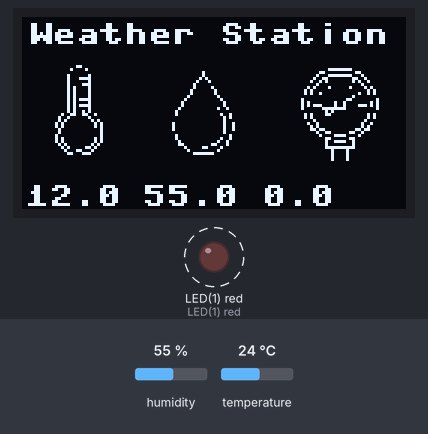
Simulated run of this program. Board: pyboard running MicroPython. Parts: 128×64 one-colour display, output pins drawn as LEDs (lit = HIGH). Dashed ring = blinking. The test bench sets the inputs (shaded band); at power-on: humidity 55 %, temperature 24 °C. Library files of the repository ran but are not shown: AHT15.py; pins used as bus, display or sensor lines are not drawn; what the program prints to the serial console is not drawn.

Above: at 2.2 s.
2.3 s: humidity set to 22 %
At 3.8 s:
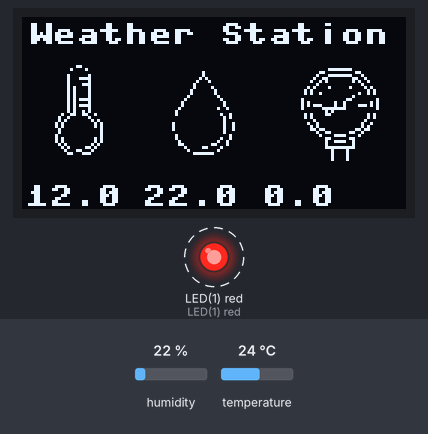
5.6 s: temperature set to 12 °C
At 8.0 s:
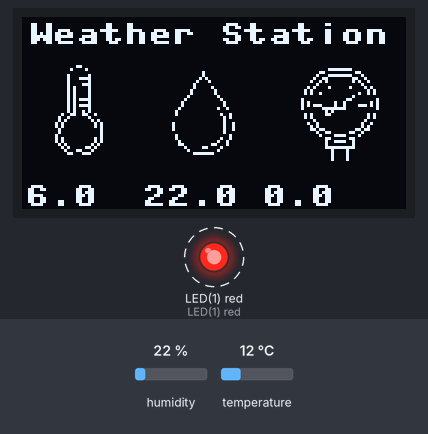
8.8 s: humidity set to 40 %
At 10.1 s:
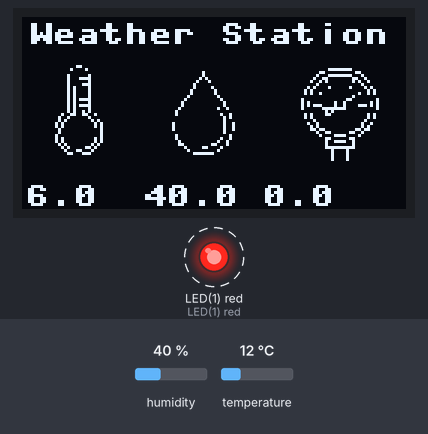
11.9 s: temperature set to 19 °C
At 14.3 s:
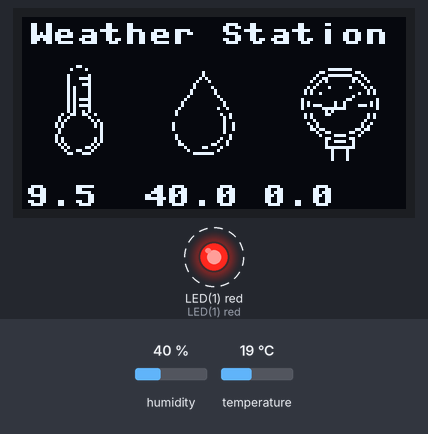
Timing chart, 0 to 16.0 s (numbered marks = the images above; inputs shaded):
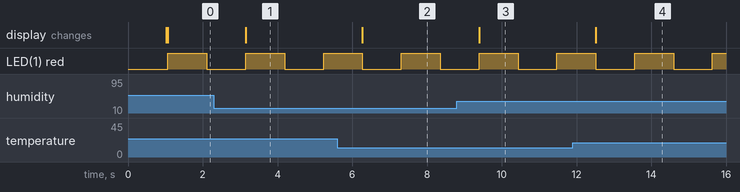

Measured:
- after the input at 2.3 s, the display: changes after 0.85 s (image 1)
- after the input at 5.6 s, the display: changes after 0.67 s (image 2)
- after the input at 8.8 s, the display: changes after 0.59 s (image 3)
- after the input at 11.9 s, the display: changes after 0.62 s (image 4)
- by itself, LED(1) red: alternates HIGH for 1.0 s and LOW for 1.0 s

The program:

main.py
```python
from pyb import LED, Pin, SPI
from machine import I2C
from SSD1306_I2C import OLED1306
from AHT15 import AHT15
from SPL06_007_SPI import SPL06
from utime import sleep_ms
import framebuf


background = framebuf.FrameBuffer(bytearray(
    b'\x00\x00\x00\x00\x00\x00\x00\x00\x00\x00\x00\x00\x00\x00\x00\xf0\x04\x00\x02\x22\xa0\xa4\xf0\x00\x00\x00\x00\x00\x00\x00\x00\x00'
    b'\x00\x00\x00\x00\x00\x00\x00\x00\x00\x00\x00\x00\x00\x00\x00\x00\x00\x00\x00\x00\x00\x00\x00\x00\x00\x80\x40\x20\x18\x20\x40\x00'
    b'\x00\x00\x00\x00\x00\x00\x00\x00\x00\x00\x00\x00\x00\x00\x00\x00\x00\x00\x00\x00\x00\x00\x00\x00\x00\x00\x00\x00\x00\x00\x00\x00'
    b'\x40\x20\x90\x48\x28\x60\x14\x14\x14\x14\x14\x14\x14\x14\x60\x28\x48\x90\x20\x40\x00\x00\x00\x00\x00\x00\x00\x00\x00\x00\x00\x00'
    b'\x00\x00\x00\x00\x00\x00\x00\x00\x00\x00\x00\x00\x00\x00\x00\xff\x00\xff\x00\x50\x50\x50\xff\x00\x00\x00\x00\x00\x00\x00\x00\x00'
    b'\x00\x00\x00\x00\x00\x00\x00\x00\x00\x00\x00\x00\x00\x00\x00\x00\x00\x00\x00\x00\x80\x60\x10\x08\x06\x01\x00\x00\x00\x00\x00\x01'
    b'\x06\x88\x10\x60\x80\x00\x00\x00\x00\x00\x00\x00\x00\x00\x00\x00\x00\x00\x00\x00\x00\x00\x00\x00\x00\x00\x00\x00\x00\xf0\x06\x61'
    b'\x06\x41\x40\x44\x80\x80\x81\x80\xe0\x80\x80\xe0\x10\x11\x08\x00\x44\x40\x41\x06\x61\x06\xf0\x00\x00\x00\x00\x00\x00\x00\x00\x00'
    b'\x00\x00\x00\x00\x00\x00\x00\x00\x00\x00\x00\x30\xcc\x32\x08\x05\x02\x03\x00\x00\x03\x02\x05\x08\x32\x08\xf0\x00\x00\x00\x00\x00'
    b'\x00\x00\x00\x00\x00\x00\x00\x00\x00\x00\x00\x00\x00\x00\x00\x00\x00\x00\x70\x03\x00\x00\x00\x00\x00\x00\x00\x00\x00\x00\x00\x00'
    b'\x00\x00\x02\xfc\x00\x06\x70\x00\x00\x00\x00\x00\x00\x00\x00\x00\x00\x00\x00\x00\x00\x00\x00\x00\x00\x00\x00\x00\x00\x00\x06\x10'
    b'\x66\x48\xb0\x40\x40\x83\x82\x01\x00\x00\x00\x00\x00\x80\x80\x40\x40\xb0\x48\x66\x10\x06\x00\x00\x00\x00\x00\x00\x00\x00\x00\x00'
    b'\x00\x00\x00\x00\x00\x00\x00\x00\x00\x00\x00\x07\x08\x16\x28\x50\x40\x00\x20\x20\x40\x50\x50\x28\x16\x08\x07\x00\x00\x00\x00\x00'
    b'\x00\x00\x00\x00\x00\x00\x00\x00\x00\x00\x00\x00\x00\x00\x00\x00\x00\x00\x00\x03\x0c\x08\x10\x20\x00\x40\x40\x40\x50\x50\x40\x48'
    b'\x08\x24\x12\x00\x0c\x03\x00\x00\x00\x00\x00\x00\x00\x00\x00\x00\x00\x00\x00\x00\x00\x00\x00\x00\x00\x00\x00\x00\x00\x00\x00\x00'
    b'\x00\x00\x00\x01\x00\x1e\x12\xf0\x15\x15\x15\x15\xf0\x12\x1e\x00\x01\x00\x00\x00\x00\x00\x00\x00\x00\x00\x00\x00\x00\x00\x00\x00'
    b'\x00\x00\x00\x00\x00\x00\x00\x00\x00\x00\x00\x00\x00\x00\x00\x00\x00\x00\x00\x00\x00\x00\x00\x00\x00\x00\x00\x00\x00\x00\x00\x00'
    b'\x00\x00\x00\x00\x00\x00\x00\x00\x00\x00\x00\x00\x00\x00\x00\x00\x00\x00\x00\x00\x00\x00\x00\x00\x00\x00\x00\x00\x00\x00\x00\x00'
    b'\x00\x00\x00\x00\x00\x00\x00\x00\x00\x00\x00\x00\x00\x00\x00\x00\x00\x00\x00\x00\x00\x00\x00\x00\x00\x00\x00\x00\x00\x00\x00\x00'
    b'\x00\x00\x00\x00\x00\x00\x00\x01\x00\x00\x00\x00\x01\x00\x00\x00\x00\x00\x00\x00\x00\x00\x00\x00\x00\x00\x00\x00\x00\x00\x00\x00'),
    128, 40, framebuf.MONO_VLSB)


led = LED(1)

cs_pin = Pin('PB0', Pin.OUT_PP)

TWI = I2C(scl = 'PB9', sda = 'PB8', freq = 400000)

spi = SPI(1, mode = SPI.MASTER, baudrate = 2000000, polarity = 1, phase = 1, bits = 8, firstbit = SPI.MSB)

baro = SPL06(spi, cs_pin)
rht = AHT15(TWI)

oled = OLED1306(TWI)
oled.fill(oled.BLACK)
oled.show()


while(True):
    AHT15_RH, AHT15_T, AHT15_status, AHT15_CRC = rht.read_sensor()
    SPL06_T = baro.get_tmp()
    SPL06_P = baro.get_prs()

    T_avg = ((AHT15_T + SPL06_T) / 2.0)

    oled.fill(oled.BLACK)
    oled.blit(background, 0, 15)
    oled.text("Weather Station", 2, 2)
    oled.text(str("%2.1f" %T_avg), 1, 56)
    oled.text(str("%2.1f" %AHT15_RH), 40, 56)
    oled.text(str("%2.1f" %SPL06_P), 80, 56)
    oled.show()

    print("T.A/'C: " + str("%2.2f" %AHT15_T))
    print("T.S/'C: " + str("%2.2f" %SPL06_T))
    print("R.H./%: " + str("%2.2f" %AHT15_RH))
    print("P/mBar: " + str("%2.2f" %SPL06_P))
    print(" ")

    led.toggle()
    sleep_ms(1000)
    
```

SSD1306_I2C.py
```python
from micropython import const
from utime import sleep_ms
import framebuf


disp_width                                   = const(128)
disp_height                                  = const(64)
disp_pages                                   = const((disp_height >> 3))

# Constants
SSD1306_I2C_address                          = const(0x3C)

SSD1306_SET_CONTRAST                         = const(0x81)
SSD1306_DISPLAY_ALL_ON_RESUME                = const(0xA4)
SSD1306_DISPLAY_ALL_ON                       = const(0xA5)
SSD1306_NORMAL_DISPLAY                       = const(0xA6)
SSD1306_INVERT_DISPLAY                       = const(0xA7)
SSD1306_DISPLAY_OFF                          = const(0xAE)
SSD1306_DISPLAY_ON                           = const(0xAF)
SSD1306_SET_DISPLAY_OFFSET                   = const(0xD3)
SSD1306_SET_COM_PINS                         = const(0xDA)
SSD1306_SET_VCOM_DETECT                      = const(0xDB)
SSD1306_SET_DISPLAY_CLOCK_DIV                = const(0xD5)
SSD1306_SET_PRECHARGE                        = const(0xD9)
SSD1306_SET_MULTIPLEX                        = const(0xA8)
SSD1306_SET_LOW_COLUMN                       = const(0x00)
SSD1306_SET_HIGH_COLUMN                      = const(0x10)
SSD1306_SET_START_LINE                       = const(0x40)
SSD1306_MEMORY_MODE                          = const(0x20)
SSD1306_COLUMN_ADDR                          = const(0x21)
SSD1306_PAGE_ADDR                            = const(0x22)
SSD1306_COM_SCAN_INC                         = const(0xC0)
SSD1306_COM_SCAN_DEC                         = const(0xC8)
SSD1306_SEG_REMAP                            = const(0xA0)
SSD1306_CHARGE_PUMP                          = const(0x8D)
SSD1306_EXTERNAL_VCC                         = const(0x01)
SSD1306_SWITCH_CAP_VCC                       = const(0x02)

# Scrolling constants
SSD1306_ACTIVATE_SCROLL                      = const(0x2F)
SSD1306_DEACTIVATE_SCROLL                    = const(0x2E)
SSD1306_SET_VERTICAL_SCROLL_AREA             = const(0xA3)
SSD1306_RIGHT_HORIZONTAL_SCROLL              = const(0x26)
SSD1306_LEFT_HORIZONTAL_SCROLL               = const(0x27)
SSD1306_VERTICAL_AND_RIGHT_HORIZONTAL_SCROLL = const(0x29)
SSD1306_VERTICAL_AND_LEFT_HORIZONTAL_SCROLL  = const(0x2A)


class OLED1306(framebuf.FrameBuffer):

    def __init__(self, _i2c, _i2c_addr = SSD1306_I2C_address):
        self.width = disp_width
        self.height = disp_height
        self._pages = disp_pages

        self.WHITE = 1
        self.BLACK = 0

        self.i2c = _i2c
        self.i2c_addr = _i2c_addr

        self.temp = bytearray(2)
        self.write_list = [b"\x40", None]

        self.buffer = bytearray(self._pages * self.width)
        super().__init__(self.buffer, self.width, self.height, framebuf.MONO_VLSB)
        self.init_display()


    def write_command(self, cmd):
        self.temp[0] = 0x80
        self.temp[1] = cmd
        self.i2c.writeto(self.i2c_addr, self.temp)


    def write_data(self, value):
        self.write_list[1] = value
        self.i2c.writevto(self.i2c_addr, self.write_list)


    def init_display(self):
        self.write_command(SSD1306_DISPLAY_OFF)
        self.write_command(SSD1306_SET_DISPLAY_CLOCK_DIV)
        self.write_command(0x80)

        self.write_command(SSD1306_SET_MULTIPLEX)
        self.write_command((self.height - 1))

        self.write_command(SSD1306_SET_DISPLAY_OFFSET)
        self.write_command(0x00)

        self.write_command((SSD1306_SET_START_LINE | 0x00))

        self.write_command(SSD1306_CHARGE_PUMP)
        self.write_command(0x14)  # 0x10  # 0x14

        self.write_command(SSD1306_MEMORY_MODE)
        self.write_command(0x00)

        self.write_command((SSD1306_SEG_REMAP | 0x01))
        self.write_command(SSD1306_COM_SCAN_DEC)
        self.write_command(SSD1306_SET_COM_PINS)
        self.write_command(0x12)

        self.write_command(SSD1306_SET_CONTRAST)
        self.write_command(0xCF) # 0x9F # 0xCF

        self.write_command(SSD1306_SET_PRECHARGE)
        self.write_command(0xF1) # 0x22 # 0xF1

        self.write_command(SSD1306_SET_VCOM_DETECT)
        self.write_command(0x40)

        self.write_command(SSD1306_DISPLAY_ALL_ON_RESUME)
        self.write_command(SSD1306_NORMAL_DISPLAY)
        self.write_command(SSD1306_DISPLAY_ON)


    def show(self):
        x0 = 0
        x1 = (self.width - 1)
        if (self.width == 64):
            # displays with width of 64 pixels are shifted by 32
            x0 += 32
            x1 += 32

        self.write_command(SSD1306_COLUMN_ADDR)
        self.write_command(x0)
        self.write_command(x1)
        self.write_command(SSD1306_PAGE_ADDR)
        self.write_command(0x00)
        self.write_command((self._pages - 1))
        self.write_data(self.buffer)
```

SPL06_007_SPI.py
```python
from micropython import const
from utime import sleep_ms


SPL06_PSR_B2_REG = const(0x00)
SPL06_PSR_B1_REG = const(0x01)
SPL06_PSR_B0_REG = const(0x02)
SPL06_TMP_B2_REG = const(0x03)
SPL06_TMP_B1_REG = const(0x04)
SPL06_TMP_B0_REG = const(0x05)
SPL06_PRS_CFG_REG = const(0x06)
SPL06_TMP_CFG_REG = const(0x07)
SPL06_MEAS_CFG_REG = const(0x08)
SPL06_CFG_REG = const(0x09)
SPL06_INT_STS_REG = const(0x0A)
SPL06_FIFO_STS_REG = const(0x0B)
SPL06_RESET_REG = const(0x0C)
SPL06_ID_REG = const(0x0D)
SPL06_COEF_c0_REG = const(0x10)
SPL06_COEF_c0_1_REG = const(0x11)
SPL06_COEF_c1_REG = const(0x12)
SPL06_COEF_c00_A_REG = const(0x13)
SPL06_COEF_c00_B_REG = const(0x14)
SPL06_COEF_c00_10_REG = const(0x15)
SPL06_COEF_c10_A_REG = const(0x16)
SPL06_COEF_c10_B_REG = const(0x17)
SPL06_COEF_c01_A_REG = const(0x18)
SPL06_COEF_c01_B_REG = const(0x19)
SPL06_COEF_c11_A_REG = const(0x1A)
SPL06_COEF_c11_B_REG = const(0x1B)
SPL06_COEF_c20_A_REG = const(0x1C)
SPL06_COEF_c20_B_REG = const(0x1D)
SPL06_COEF_c21_A_REG = const(0x1E)
SPL06_COEF_c21_B_REG = const(0x1F)
SPL06_COEF_c30_A_REG = const(0x20)
SPL06_COEF_c30_B_REG = const(0x21)


class SPL06():

    def __init__(self, _spi, _cs):
        self.spi = _spi
        self.cs = _cs

        self.init()


    def init(self):
        self.cs.high()
        self.write(SPL06_PRS_CFG_REG, 0x03)
        self.write(SPL06_TMP_CFG_REG, 0x83)
        self.write(SPL06_MEAS_CFG_REG, 0x07)
        self.write(SPL06_CFG_REG, 0x00)


    def write(self, address, value):
        self.cs.low()
        self.spi.write(bytearray([address & 0x7F]))
        self.spi.write(bytearray([value]))
        self.cs.high()


    def read_byte(self, address):
        value = 0
        self.cs.low()
        self.spi.write(bytearray([address | 0x80]))
        value = self.spi.read(0x01, 0x00)
        self.cs.high()

        return value[0]


    def get_ID(self):
        return self.read_byte(SPL06_ID_REG)


    def get_prs_config(self):
        return self.read_byte(SPL06_PRS_CFG_REG)


    def get_tmp_config(self):
        return self.read_byte(SPL06_TMP_CFG_REG)


    def get_measure_config(self):
        return self.read_byte(SPL06_MEAS_CFG_REG)


    def get_config_reg(self):
        return self.read_byte(SPL06_CFG_REG)


    def get_int_status(self):
        return self.read_byte(SPL06_INT_STS_REG)


    def get_FIFO_status(self):
        return self.read_byte(SPL06_FIFO_STS_REG)


    def two_complement(self, value, bits):
        if((value & (1 << (bits - 1))) != 0):
            value = (value - (1 << bits))

        return value


    def get_C0(self):
        HB = 0
        LB = 0
        temp = 0

        HB = self.read_byte(SPL06_COEF_c0_REG)
        LB = self.read_byte(SPL06_COEF_c0_1_REG)

        LB >>= 4

        temp = ((HB << 4) | LB)
        temp = self.two_complement(temp, 12)

        return temp


    def get_C1(self):
        HB = 0
        LB = 0
        temp = 0

        HB = self.read_byte(SPL06_COEF_c0_1_REG)
        LB = self.read_byte(SPL06_COEF_c1_REG)

        HB &= 0x0F

        temp = ((HB << 8) | LB)
        temp = self.two_complement(temp, 12)

        return temp


    def get_C00(self):
        byte_1 = 0
        byte_2 = 0
        byte_3 = 0
        temp = 0

        byte_1 = self.read_byte(SPL06_COEF_c00_A_REG)
        byte_2 = self.read_byte(SPL06_COEF_c00_B_REG)
        byte_3 = self.read_byte(SPL06_COEF_c00_10_REG)

        temp = ((byte_1 << 12) | (byte_2 << 4) | (byte_3 >> 4))
        temp = self.two_complement(temp, 20)

        return temp


    def get_C10(self):
        byte_1 = 0
        byte_2 = 0
        byte_3 = 0
        temp = 0

        byte_1 = self.read_byte(SPL06_COEF_c00_10_REG)
        byte_2 = self.read_byte(SPL06_COEF_c10_A_REG)
        byte_3 = self.read_byte(SPL06_COEF_c10_B_REG)

        byte_1 &= 0x0F

        temp = ((byte_1 << 16) | (byte_2 << 8) | byte_3)
        temp = self.two_complement(temp, 20)

        return temp


    def get_C01(self):
        HB = 0
        LB = 0
        temp = 0

        HB = self.read_byte(SPL06_COEF_c01_A_REG)
        LB = self.read_byte(SPL06_COEF_c01_B_REG)

        temp = ((HB << 8) | LB)
        temp = self.two_complement(temp, 16)

        return temp


    def get_C11(self):
        HB = 0
        LB = 0
        temp = 0

        HB = self.read_byte(SPL06_COEF_c11_A_REG)
        LB = self.read_byte(SPL06_COEF_c11_B_REG)

        temp = ((HB << 8) | LB)
        temp = self.two_complement(temp, 16)

        return temp


    def get_C20(self):
        HB = 0
        LB = 0
        temp = 0

        HB = self.read_byte(SPL06_COEF_c20_A_REG)
        LB = self.read_byte(SPL06_COEF_c20_B_REG)

        temp = ((HB << 8) | LB)
        temp = self.two_complement(temp, 16)

        return temp


    def get_C21(self):
        HB = 0
        LB = 0
        temp = 0

        HB = self.read_byte(SPL06_COEF_c21_A_REG)
        LB = self.read_byte(SPL06_COEF_c21_B_REG)

        temp = ((HB << 8) | LB)
        temp = self.two_complement(temp, 16)

        return temp


    def get_C30(self):
        HB = 0
        LB = 0
        temp = 0

        HB = self.read_byte(SPL06_COEF_c30_A_REG)
        LB = self.read_byte(SPL06_COEF_c30_B_REG)

        temp = ((HB << 8) | LB)
        temp = self.two_complement(temp, 16)

        return temp


    def get_scale_factor(self, t_or_p):
        temp = 0
        temp_byte = 0

        if(t_or_p == True):
            temp_byte = self.get_tmp_config()

        else:
            temp_byte = self.get_prs_config()

        temp_byte &= 0x07

        if(temp_byte == 0x00):
            temp = 524288.0

        elif(temp_byte == 0x01):
            temp = 1572864.0

        elif(temp_byte == 0x02):
            temp = 3670016.0

        elif(temp_byte == 0x03):
            temp = 7864320.0

        elif(temp_byte == 0x04):
            temp = 253952.0

        elif(temp_byte == 0x05):
            temp = 516096.0

        elif(temp_byte == 0x06):
            temp = 1040384.0

        else:
            temp = 2088960.0

        return temp


    def get_tmp_raw(self):
        temp = 0
        byte_1 = 0
        byte_2 = 0
        byte_3 = 0

        byte_1 = self.read_byte(SPL06_TMP_B2_REG)
        byte_2 = self.read_byte(SPL06_TMP_B1_REG)
        byte_3 = self.read_byte(SPL06_TMP_B0_REG)

        temp = ((byte_1 << 8) | byte_2)
        temp = ((temp << 8) | byte_3)

        temp = self.two_complement(temp, 24)

        return temp


    def get_raw_scaled_tmp(self):
        raw_ST = self.get_tmp_raw()
        raw_ST /= self.get_scale_factor(True)

        return raw_ST


    def get_tmp(self):
        c0 = self.get_C0()
        c1 = self.get_C1()
        raw_t = self.get_raw_scaled_tmp()
        temp = ((c0 * 0.5) + (c1 * raw_t))

        return temp


    def get_prs_raw(self):
        temp = 0
        byte_1 = 0
        byte_2 = 0
        byte_3 = 0

        byte_1 = self.read_byte(SPL06_PSR_B2_REG)
        byte_2 = self.read_byte(SPL06_PSR_B1_REG)
        byte_3 = self.read_byte(SPL06_PSR_B0_REG)

        temp = ((byte_1 << 8) | byte_2)
        temp = ((temp << 8) | byte_3)

        temp = self.two_complement(temp, 24)

        return temp


    def get_raw_scaled_prs(self):
        raw_SP = self.get_prs_raw()
        raw_SP /= self.get_scale_factor(False)

        return raw_SP


    def get_compensated_prs(self):
        c00 = self.get_C00()
        c10 = self.get_C10()
        c01 = self.get_C01()
        c11 = self.get_C11()
        c20 = self.get_C20()
        c21 = self.get_C21()
        c30 = self.get_C30()

        scaled_prs_raw = self.get_raw_scaled_prs()
        scaled_tmp_raw = self.get_raw_scaled_tmp()

        comp_prs = (c00 +
                    (scaled_prs_raw * (c10 + (scaled_prs_raw * (c20 + (scaled_prs_raw * c30)))) +
                     (scaled_tmp_raw * c01) +
                     (scaled_prs_raw * scaled_tmp_raw * (c11 + (scaled_prs_raw * c21)))))

        return comp_prs


    def get_prs(self):
        temp = self.get_compensated_prs()
        temp /= 100.0

        return temp


        
```
